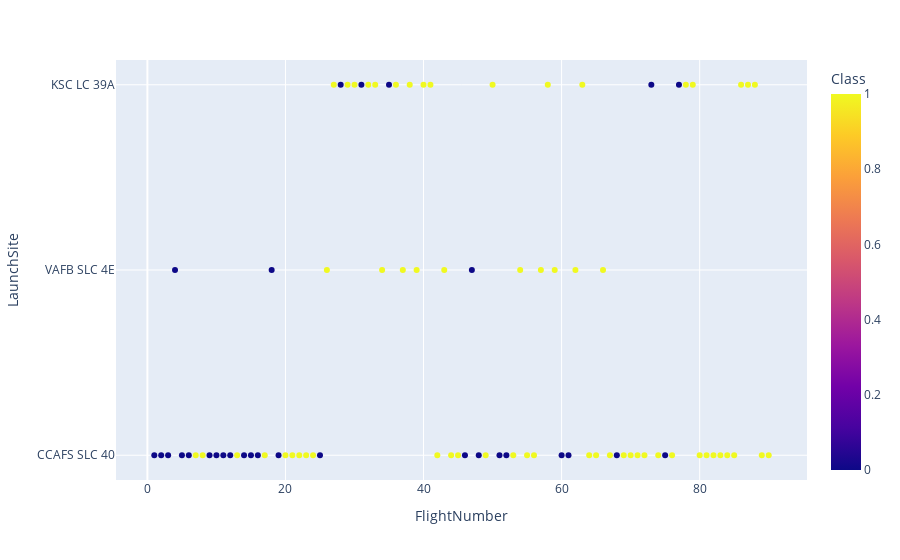

Notebook cell for this chart:
### Code cell
fig2=px.scatter(df, x='FlightNumber', y='LaunchSite', color='Class')
fig2.show()

### Figure 1 — Plotly figure (JSON) as saved in the notebook; plotly's stock layout.template omitted (floating-point values rounded to 4 significant figures)
{"data": [{"hovertemplate": "FlightNumber=%{x}<br>LaunchSite=%{y}<br>Class=%{marker.color}<extra></extra>", "legendgroup": "", "marker": {"color": [0, 0, 0, 0, 0, 0, 1, 1, 0, 0, 0, 0, 1, 0, 0, 0, 1, 0, 0, 1, 1, 1, 1, 1, 0, 1, 1, 0, 1, 1, 0, 1, 1, 1, 0, 1, 1, 1, 1, 1, 1, 1, 1, 1, 1, 0, 0, 0, 1, 1, 0, 0, 1, 1, 1, 1, 1, 1, 1, 0, 0, 1, 1, 1, 1, 1, 1, 0, 1, 1, 1, 1, 0, 1, 0, 1, 0, 1, 1, 1, 1, 1, 1, 1, 1, 1, 1, 1, 1, 1], "coloraxis": "coloraxis", "symbol": "circle"}, "mode": "markers", "name": "", "orientation": "h", "showlegend": false, "type": "scatter", "x": [1, 2, 3, 4, 5, 6, 7, 8, 9, 10, 11, 12, 13, 14, 15, 16, 17, 18, 19, 20, 21, 22, 23, 24, 25, 26, 27, 28, 29, 30, 31, 32, 33, 34, 35, 36, 37, 38, 39, 40, 41, 42, 43, 44, 45, 46, 47, 48, 49, 50, 51, 52, 53, 54, 55, 56, 57, 58, 59, 60, 61, 62, 63, 64, 65, 66, 67, 68, 69, 70, 71, 72, 73, 74, 75, 76, 77, 78, 79, 80, 81, 82, 83, 84, 85, 86, 87, 88, 89, 90], "xaxis": "x", "y": ["CCAFS SLC 40", "CCAFS SLC 40", "CCAFS SLC 40", "VAFB SLC 4E", "CCAFS SLC 40", "CCAFS SLC 40", "CCAFS SLC 40", "CCAFS SLC 40", "CCAFS SLC 40", "CCAFS SLC 40", "CCAFS SLC 40", "CCAFS SLC 40", "CCAFS SLC 40", "CCAFS SLC 40", "CCAFS SLC 40", "CCAFS SLC 40", "CCAFS SLC 40", "VAFB SLC 4E", "CCAFS SLC 40", "CCAFS SLC 40", "CCAFS SLC 40", "CCAFS SLC 40", "CCAFS SLC 40", "CCAFS SLC 40", "CCAFS SLC 40", "VAFB SLC 4E", "KSC LC 39A", "KSC LC 39A", "KSC LC 39A", "KSC LC 39A", "KSC LC 39A", "KSC LC 39A", "KSC LC 39A", "VAFB SLC 4E", "KSC LC 39A", "KSC LC 39A", "VAFB SLC 4E", "KSC LC 39A", "VAFB SLC 4E", "KSC LC 39A", "KSC LC 39A", "CCAFS SLC 40", "VAFB SLC 4E", "CCAFS SLC 40", "CCAFS SLC 40", "CCAFS SLC 40", "VAFB SLC 4E", "CCAFS SLC 40", "CCAFS SLC 40", "KSC LC 39A", "CCAFS SLC 40", "CCAFS SLC 40", "CCAFS SLC 40", "VAFB SLC 4E", "CCAFS SLC 40", "CCAFS SLC 40", "VAFB SLC 4E", "KSC LC 39A", "VAFB SLC 4E", "CCAFS SLC 40", "CCAFS SLC 40", "VAFB SLC 4E", "KSC LC 39A", "CCAFS SLC 40", "CCAFS SLC 40", "VAFB SLC 4E", "CCAFS SLC 40", "CCAFS SLC 40", "CCAFS SLC 40", "CCAFS SLC 40", "CCAFS SLC 40", "CCAFS SLC 40", "KSC LC 39A", "CCAFS SLC 40", "CCAFS SLC 40", "CCAFS SLC 40", "KSC LC 39A", "KSC LC 39A", "KSC LC 39A", "CCAFS SLC 40", "CCAFS SLC 40", "CCAFS SLC 40", "CCAFS SLC 40", "CCAFS SLC 40", "CCAFS SLC 40", "KSC LC 39A", "KSC LC 39A", "KSC LC 39A", "CCAFS SLC 40", "CCAFS SLC 40"], "yaxis": "y"}], "layout": {"autosize": true, "coloraxis": {"colorbar": {"title": {"text": "Class"}}, "colorscale": [[0, "#0d0887"], [0.1111, "#46039f"], [0.2222, "#7201a8"], [0.3333, "#9c179e"], [0.4444, "#bd3786"], [0.5556, "#d8576b"], [0.6667, "#ed7953"], [0.7778, "#fb9f3a"], [0.8889, "#fdca26"], [1, "#f0f921"]]}, "legend": {"tracegroupgap": 0}, "margin": {"t": 60}, "xaxis": {"anchor": "y", "autorange": true, "domain": [0, 1], "range": [-4.539, 95.54], "title": {"text": "FlightNumber"}, "type": "linear"}, "yaxis": {"anchor": "x", "autorange": true, "domain": [0, 1], "range": [-0.1418, 2.142], "title": {"text": "LaunchSite"}, "type": "category"}}}
